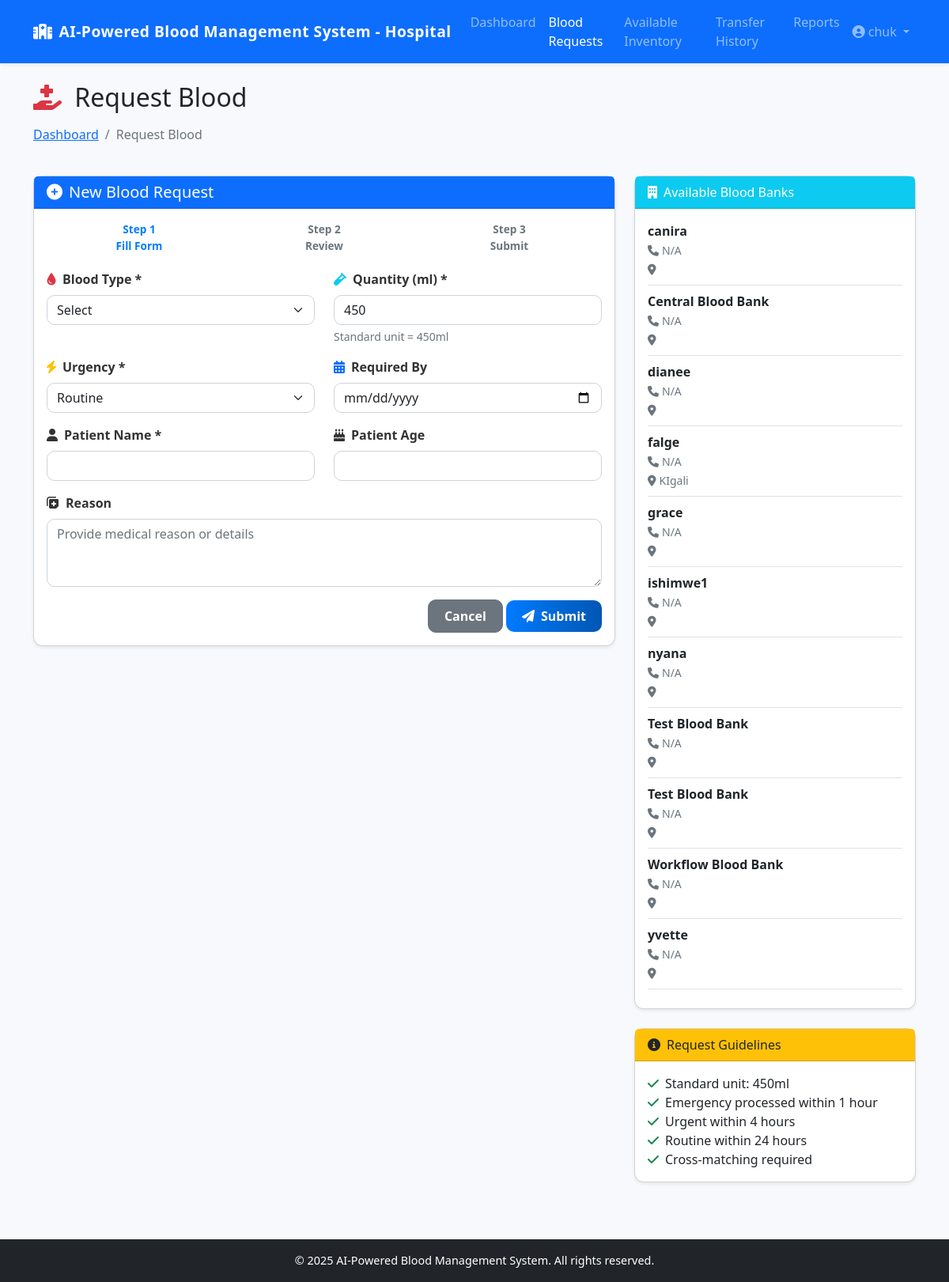
Screenshot of /hospital/requests.php (signed in) with the database file from the repository.
### tables this page shows
CREATE TABLE `blood_banks` (
  `id` int(11) NOT NULL,
  `user_id` int(11) NOT NULL,
  `name` varchar(100) NOT NULL,
  `license_number` varchar(50) NOT NULL,
  `address` text NOT NULL,
  `city` varchar(50) NOT NULL,
  `state` varchar(50) NOT NULL,
  `postal_code` varchar(20) NOT NULL,
  `phone` varchar(20) NOT NULL,
  `email` varchar(100) NOT NULL,
  `established_date` date NOT NULL,
  `contact_phone` varchar(20) DEFAULT NULL,
  `rating` decimal(2,1) DEFAULT 4.0,
  `contact_email` varchar(100) DEFAULT NULL
);

### hospital/requests.php (the view, shortened to what this page needs)
<?php
require_once '../includes/db.php';
$prefill_urgency = '';
$prefill_quantity = 450;
$blood_banks_sql = "SELECT id, name, contact_phone, city FROM blood_banks ORDER BY name";
$blood_banks_result = $conn->query($blood_banks_sql);
$blood_banks = [];
if ($blood_banks_result && $blood_banks_result->num_rows > 0) {
    while ($row = $blood_banks_result->fetch_assoc()) {
        $blood_banks[] = $row;
    }
}
?>
<!DOCTYPE html>
<html lang="en">
<head>
    <link href="https://cdn.jsdelivr.net/npm/bootstrap@5.2.3/dist/css/bootstrap.min.css" rel="stylesheet">
    <link href="https://cdnjs.cloudflare.com/ajax/libs/font-awesome/6.0.0/css/all.min.css" rel="stylesheet">
</head>
<body>
    <nav class="navbar navbar-expand-lg navbar-dark bg-primary shadow-sm">
        <div class="container">
            <a class="navbar-brand" href="index.php">
                <i class="fas fa-hospital me-2"></i><?= APP_NAME; ?> - Hospital
            </a>
            <div class="collapse navbar-collapse" id="navbarNav">
                <ul class="navbar-nav me-auto">
                    <li class="nav-item"><a class="nav-link" href="index.php">Dashboard</a></li>
                    <li class="nav-item"><a class="nav-link active" href="requests.php">Blood Requests</a></li>
                    <li class="nav-item"><a class="nav-link" href="inventory.php">Available Inventory</a></li>
                    <li class="nav-item"><a class="nav-link" href="transfers.php">Transfer History</a></li>
                    <li class="nav-item"><a class="nav-link" href="reports.php">Reports</a></li>
                </ul>
                <ul class="navbar-nav">
                    <li class="nav-item dropdown">
                        <a class="nav-link dropdown-toggle" href="#" id="userDropdown" role="button" data-bs-toggle="dropdown">
                            <i class="fas fa-user-circle me-1"></i><?= htmlspecialchars($_SESSION['username'] ?? 'Hospital User'); ?>
                        </a>
                    </li>
                </ul>
            </div>
        </div>
    </nav>
    <div class="container py-4">
        <div class="row mb-4">
            <div class="col">
                <h2 class="mb-3"><i class="fas fa-hand-holding-medical me-2 text-danger"></i> Request Blood</h2>
                <nav aria-label="breadcrumb">
                    <ol class="breadcrumb">
                        <li class="breadcrumb-item"><a href="index.php">Dashboard</a></li>
                        <li class="breadcrumb-item active">Request Blood</li>
                    </ol>
                </nav>
            </div>
        </div>
        <div class="row">
            <div class="col-md-8">
                <div class="card shadow-sm">
                    <div class="card-header bg-primary text-white">
                        <h5 class="mb-0"><i class="fas fa-plus-circle me-2"></i>New Blood Request</h5>
                    </div>
                    <div class="card-body">
                        <div class="stepper">
                            <div class="step active">Step 1<br>Fill Form</div>
                            <div class="step">Step 2<br>Review</div>
                            <div class="step">Step 3<br>Submit</div>
                        </div>
                        <form method="post" action="">
                            <div class="row">
                                <div class="col-md-6 mb-3">
                                    <label class="form-label"><i class="fas fa-tint text-danger me-2"></i>Blood Type *</label>
                                    <select class="form-select" name="blood_type" required>
                                        <option value="">Select</option>
                                    </select>
                                </div>
                                <div class="col-md-6 mb-3">
                                    <label class="form-label"><i class="fas fa-vial me-2 text-info"></i>Quantity (ml) *</label>
                                    <input type="number" class="form-control" name="quantity_ml" min="100" max="2000" value="<?= htmlspecialchars($prefill_quantity); ?>" required>
                                    <div class="form-text">Standard unit = 450ml</div>
                                </div>
                            </div>
                            <div class="row">
                                <div class="col-md-6 mb-3">
                                    <label class="form-label"><i class="fas fa-bolt me-2 text-warning"></i>Urgency *</label>
                                    <select class="form-select" name="urgency" required>
                                        <option value="routine" <?= ($prefill_urgency === 'routine') ? 'selected' : ''; ?>>Routine</option>
                                    </select>
                                </div>
                                <div class="col-md-6 mb-3">
                                    <label class="form-label"><i class="fas fa-calendar-alt me-2 text-primary"></i>Required By</label>
                                    <input type="date" class="form-control" name="required_by" min="<?= date('Y-m-d'); ?>">
                                </div>
                            </div>
                            <div class="row">
                                <div class="col-md-6 mb-3">
                                    <label class="form-label"><i class="fas fa-user me-2"></i>Patient Name *</label>
                                    <input type="text" class="form-control" name="patient_name" required>
                                </div>
                                <div class="col-md-6 mb-3">
                                    <label class="form-label"><i class="fas fa-birthday-cake me-2"></i>Patient Age</label>
                                    <input type="number" class="form-control" name="patient_age" min="0" max="120">
                                </div>
                            </div>
                            <div class="mb-3">
                                <label class="form-label"><i class="fas fa-notes-medical me-2"></i>Reason</label>
                                <textarea class="form-control" name="reason" rows="3" placeholder="Provide medical reason or details"></textarea>
                            </div>
                            <div class="text-end">
                                <a href="index.php" class="btn btn-secondary">Cancel</a>
                                <button type="submit" class="btn btn-primary"><i class="fas fa-paper-plane me-2"></i>Submit</button>
                            </div>
                        </form>
                    </div>
                </div>
            </div>
            <div class="col-md-4">
                <div class="card shadow-sm mb-4">
                    <div class="card-header bg-info text-white"><i class="fas fa-building me-2"></i>Available Blood Banks</div>
                    <div class="card-body">
                        <?php if (empty($blood_banks)): ?>
                            <p class="text-muted mb-0">No blood banks available.</p>
                        <?php else: ?>
                            <?php foreach ($blood_banks as $bank): ?>
                                <div class="border-bottom pb-2 mb-2">
                                    <strong><?= htmlspecialchars($bank['name']); ?></strong><br>
                                    <small class="text-muted">
                                        <i class="fas fa-phone me-1"></i><?= htmlspecialchars($bank['contact_phone'] ?? 'N/A'); ?><br>
                                        <i class="fas fa-map-marker-alt me-1"></i><?= htmlspecialchars($bank['city'] ?? 'Not specified'); ?>
                                    </small>
                                </div>
                            <?php endforeach; ?>
                        <?php endif; ?>
                    </div>
                </div>
                <div class="card shadow-sm">
                    <div class="card-header bg-warning text-dark"><i class="fas fa-info-circle me-2"></i>Request Guidelines</div>
                    <div class="card-body">
                        <ul class="list-unstyled mb-0">
                            <li><i class="fas fa-check text-success me-2"></i>Standard unit: 450ml</li>
                            <li><i class="fas fa-check text-success me-2"></i>Emergency processed within 1 hour</li>
                            <li><i class="fas fa-check text-success me-2"></i>Urgent within 4 hours</li>
                            <li><i class="fas fa-check text-success me-2"></i>Routine within 24 hours</li>
                            <li><i class="fas fa-check text-success me-2"></i>Cross-matching required</li>
                        </ul>
                    </div>
                </div>
            </div>
        </div>
    </div>
    <footer class="bg-dark text-white py-3 mt-5">
        <div class="container text-center">
            <p class="mb-0">&copy; <?= date('Y'); ?> <?= APP_NAME; ?>. All rights reserved.</p>
        </div>
    </footer>
</body>
</html>

### hospital/requests.php (style rules this page uses)
body { background-color: #f8f9fc; font-family: 'Segoe UI', sans-serif; }
.card { border-radius: 12px; box-shadow: 0 4px 10px rgba(0,0,0,0.05); transition: all 0.3s ease; }
.navbar-brand { font-weight: bold; font-size: 1.2rem; letter-spacing: 0.5px; }
.form-label { font-weight: 600; color: #333; }
input, select, textarea { border-radius: 10px !important; }
.btn { border-radius: 10px; padding: 8px 20px; font-weight: 600; transition: all 0.2s ease; }
.btn-primary { background: linear-gradient(90deg, #007bff, #0056b3); border: none; }
footer { font-size: 0.9rem; }
.stepper { display: flex; justify-content: space-between; margin-bottom: 20px; }
.step { flex: 1; text-align: center; font-size: 0.85rem; font-weight: 600; color: #6c757d; }
.step.active { color: #007bff; }

### rows the page displays
blood_banks: name "canira", contact_phone "N/A"
blood_banks: name "Central Blood Bank", contact_phone "N/A"
blood_banks: name "dianee", contact_phone "N/A"
blood_banks: name "falge", contact_phone "N/A", city "KIgali"
blood_banks: name "grace", contact_phone "N/A"
blood_banks: name "ishimwe1", contact_phone "N/A"
blood_banks: name "nyana", contact_phone "N/A"
blood_banks: name "Test Blood Bank", contact_phone "N/A"
blood_banks: name "Test Blood Bank", contact_phone "N/A"
blood_banks: name "Workflow Blood Bank", contact_phone "N/A"
blood_banks: name "yvette", contact_phone "N/A"

### other values shown
APP_NAME "AI-Powered Blood Management System"
$_SESSION['username'] "chuk"
